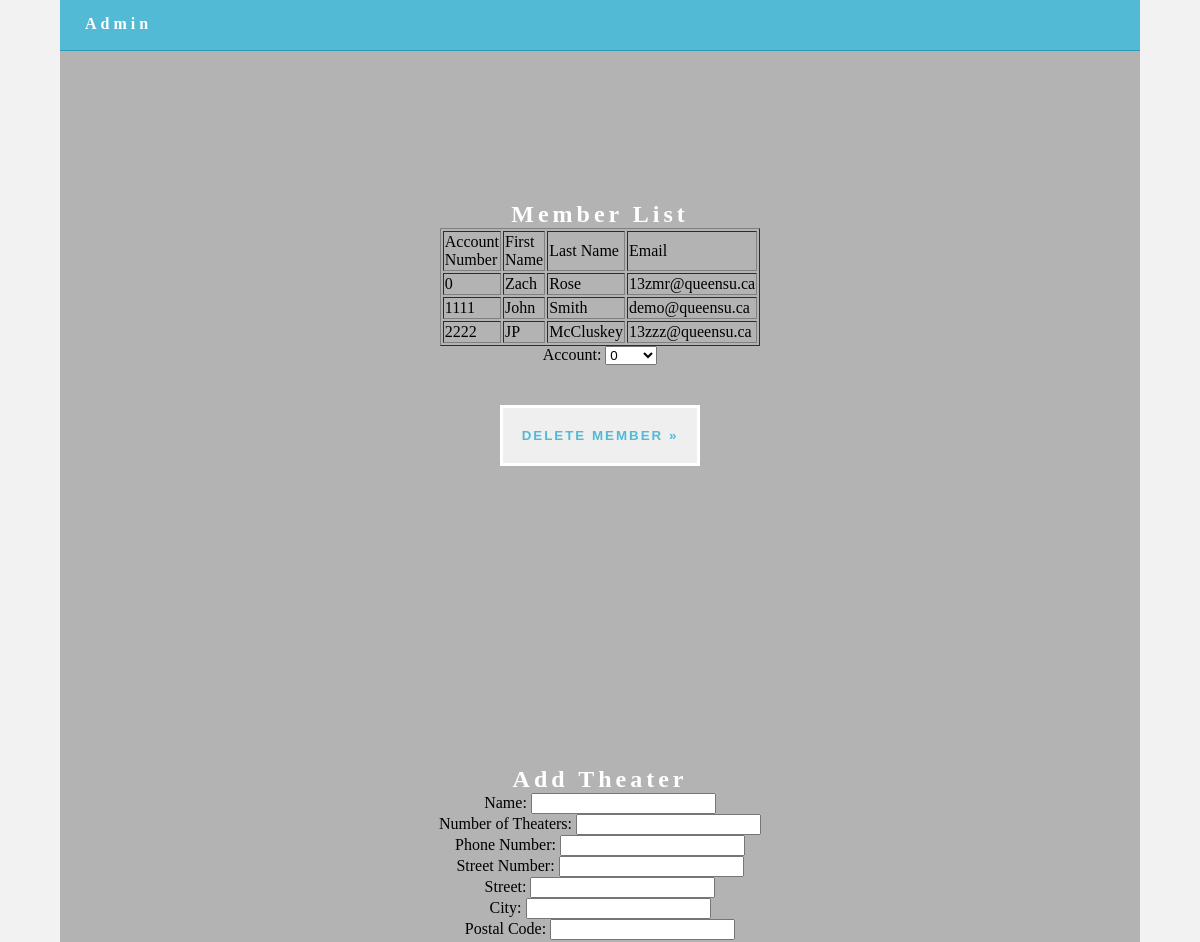
Before: /adminpage.php (upper part) with the older database file.
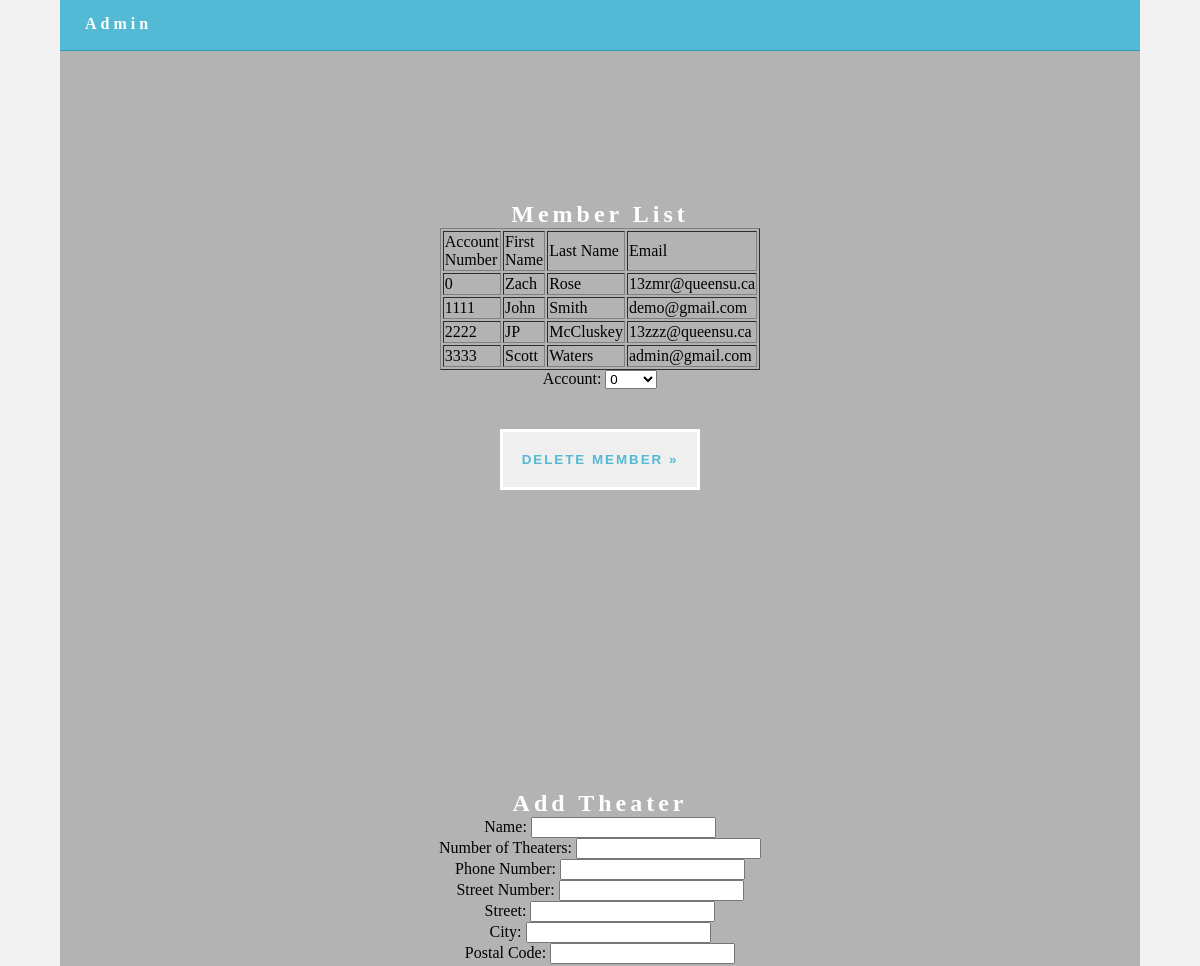
After: the same page with the newer database file.
### tables this page shows
CREATE TABLE User (
AccountNumber 	 VARCHAR(8) 		NOT NULL,
FNAME 			 VARCHAR(30) 		NOT NULL,
LNAME 			 VARCHAR (30) 		NOT NULL,
StreetNumber 	 INTEGER 			NOT NULL,
Street 			 VARCHAR(15) 		NOT NULL,
City 			 VARCHAR(15) 		NOT NULL,
PhoneNumber 	 INTEGER 			NOT NULL,   
Email 			 VARCHAR(30) 		NOT NULL,
Password 		 VARCHAR(20) 		NOT NULL,
CreditCardNumber VARCHAR(16) 		,
ExpDate 		 NUMERIC(4,0) 		,         
 
IsAdmin          NUMERIC(1,0)       NOT NULL,
PRIMARY KEY (AccountNumber)  
);

### adminpage.php (the view, shortened to what this page needs)
<!doctype html>
<?php
$servername = "localhost";
$username = "root";
$password = "";
$dbname = "final_theaterdb";
$conn = new mysqli($servername, $username, $password, $dbname);
?>
<html lang="en-US">
<head>
<link href="css/singlePageTemplate.css" rel="stylesheet" type="text/css">
</head>
<body>
<div class="container">
<header> <a href="">
    <h4 class="logo">Admin</h4>
    </a>
  </header>
  <section class="hero" id="hero">
    <h2 class="hero_header">Member List </h2>
    <table width="200" border="1" align="center">
		<thead>
            <tr>
                <td>Account Number</td>
                <td>First Name</td>
				 <td>Last Name</td>
				 <td>Email</td>
            </tr>
        </thead>
      <tbody>
        <?php
            $member_table_results = $conn->query("SELECT AccountNumber, FNAME, LNAME, Email FROM user");
           while($row = mysqli_fetch_array($member_table_results)){
		  		echo "<tr>";
                echo "<td>" . $row['AccountNumber'] . "</td>";
                echo "<td>" . $row['FNAME'] . "</td>";
			  	echo "<td>" . $row['LNAME'] . "</td>";
			  	echo "<td>" . $row['Email'] . "</td>";
                echo "</tr>";
            }
            ?>
      </tbody>
    </table>
<div align="center">
	<form class="d-flex justify-content-around" action="deleteuser.php" method="POST">
      Account: <select name = "AccNum" >
    <?php
    $AccNum_query = $conn->query("SELECT AccountNumber FROM user");
    while ($row = mysqli_fetch_array($AccNum_query)) {
        $Account = $row['AccountNumber'];
        echo "<option value='" . $Account . "'>" . $Account . "</option>";
    }
    ?>
        </select>
      </div>
		<div align="center">
			<button class="button" type="submit">Delete Member &raquo;</button>
	  </div>
  </section>
  <section class="hero" id="hero">
    <h2 class="hero_header">Add Theater </h2>
	  <form class="d-flex justify-content-around" action="addTheater.php" method="POST">
		  <div align="center">
Name: <input type="text" name="Name"><br>
Number of Theaters: <input type="text" name="Num"><br>
Phone Number: <input type="text" name="PhoneNum"><br>
Street Number: <input type="text" name="StreetNum"><br>
Street: <input type="text" name="Street"><br>
City: <input type="text" name="City"><br>
Postal Code: <input type="text" name="Postal"><br>
</form>
		  </div>
</body>
</html>

### css/singlePageTemplate.css (style rules this page uses)
body { font-family: source-sans-pro; background-color: #f2f2f2; margin-top: 0px; margin-right: 0px; margin-bottom: 0px; margin-left: 0px; font-style: normal; font-weight: 200; }
.container { width: 90%; margin-left: auto; margin-right: auto; height: 1000px; background-color: #FFFFFF; }
header { width: 100%; height: 5%; background-color: #52bad5; border-bottom: 1px solid #2C9AB7; }
.logo { color: #fff; font-weight: bold; text-align: undefined; width: 10%; float: left; margin-top: 15px; margin-left: 25px; letter-spacing: 4px; }
.hero_header { color: #FFFFFF; text-align: center; margin-top: 0px; margin-right: 0px; margin-bottom: 0px; margin-left: 0px; letter-spacing: 4px; }
.hero { background-color: #B3B3B3; padding-top: 150px; padding-bottom: 150px; }
.button { width: 200px; margin-top: 40px; margin-right: auto; margin-bottom: auto; margin-left: auto; padding-top: 20px; padding-right: 10px; padding-bottom: 20px; padding-left: 10px; text-align: center; vertical-align: middle; border-radius: 0px; text-transform: uppercase; font-weight: bold; letter-spacing: 2px; border: 3px solid #FFFFFF; color: #52bad5; transition: all 0.3s linear; }

Changed rows visible on the page:
changed user "John": Email "demo@queensu.ca" → "demo@gmail.com"
added user: AccountNumber "3333", FNAME "Scott", LNAME "Waters", Email "admin@gmail.com"
